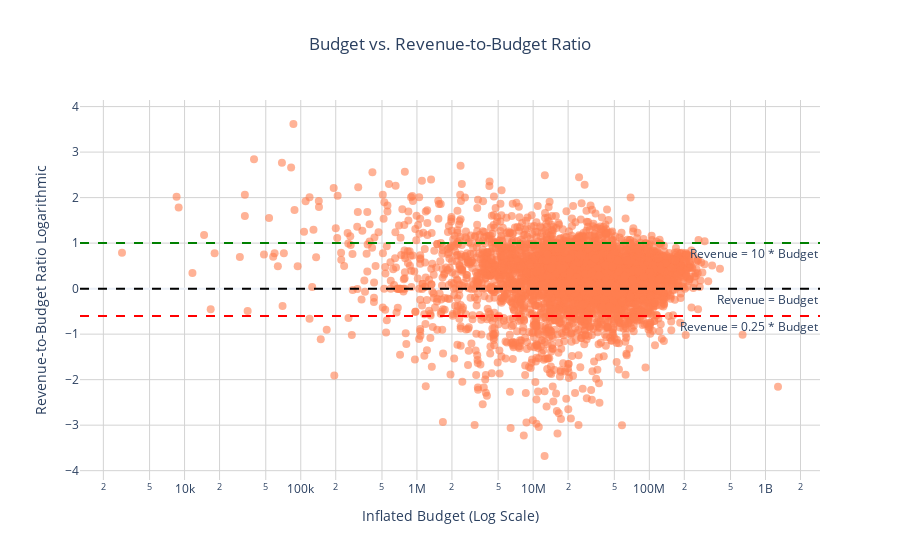

The notebook cell this image was saved under:
### Code cell
plot_revenue_to_budget_ratio(df_budget)

### Figure 1 — Plotly figure (JSON) as saved in the notebook; plotly's stock layout.template omitted (floating-point values rounded to 4 significant figures; data arrays with more than 128 entries replaced by an {"elided": "..."} marker saying what was removed)
{"data": [{"marker": {"color": "coral", "opacity": 0.6, "size": 8}, "mode": "markers", "name": "Movies", "text": {"elided": "4406 str values"}, "type": "scatter", "x": {"elided": "4406 float values"}, "y": {"elided": "4406 float values"}}], "layout": {"annotations": [{"showarrow": false, "text": "Revenue = Budget", "x": 1, "xanchor": "right", "xref": "x domain", "y": 0, "yanchor": "top", "yref": "y"}, {"showarrow": false, "text": "Revenue = 0.25 * Budget", "x": 1, "xanchor": "right", "xref": "x domain", "y": -0.6021, "yanchor": "top", "yref": "y"}, {"showarrow": false, "text": "Revenue = 10 * Budget", "x": 1, "xanchor": "right", "xref": "x domain", "y": 1, "yanchor": "top", "yref": "y"}], "shapes": [{"line": {"color": "black", "dash": "dash", "width": 2}, "type": "line", "x0": 0, "x1": 1, "xref": "x domain", "y0": 0, "y1": 0, "yref": "y"}, {"line": {"color": "red", "dash": "dash", "width": 2}, "type": "line", "x0": 0, "x1": 1, "xref": "x domain", "y0": -0.6021, "y1": -0.6021, "yref": "y"}, {"line": {"color": "green", "dash": "dash", "width": 2}, "type": "line", "x0": 0, "x1": 1, "xref": "x domain", "y0": 1, "y1": 1, "yref": "y"}], "title": {"text": "Budget vs. Revenue-to-Budget Ratio", "x": 0.5}, "xaxis": {"gridcolor": "lightgray", "showgrid": true, "title": {"text": "Inflated Budget (Log Scale)"}, "type": "log"}, "yaxis": {"gridcolor": "lightgray", "showgrid": true, "title": {"text": "Revenue-to-Budget Ratio Logarithmic"}}}}
